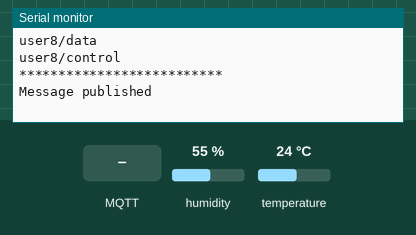
This sketch was run on a simulated ESP32. Parts: the last lines printed to the serial monitor. Inputs (shaded band) come from the test bench; at power-on: humidity 55 %, temperature 24 °C. WiFi joins after 1.5 s; servers stay silent unless stated; no MQTT or app messages arrive unless stated.

Above: at 8.7 s.
8.8 s: MQTT message "startMeasurements" arrives on the first subscribed topic
11.0 s: MQTT message "updateConfig" arrives on the first subscribed topic
13.0 s: MQTT message "startMeasurements" arrives on the second subscribed topic
At 14.0 s:
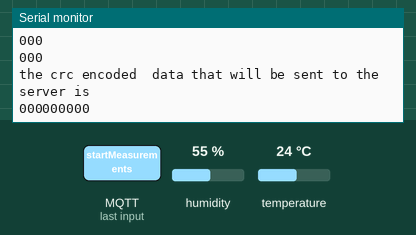
15.0 s: MQTT message "startMeasurements" arrives on the third subscribed topic
18.9 s: MQTT message "updateConfig" arrives on the third subscribed topic
At 22.9 s:
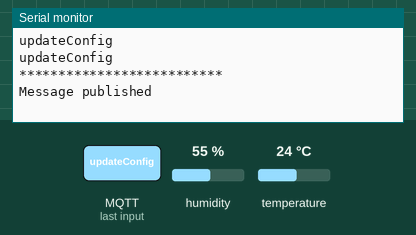

Measured:
- after the input at 13.0 s, the serial monitor: prints a new line after 0.56 s (image 1)
- after the input at 18.9 s, the serial monitor: prints a new line after 1.7 s (image 2)

The sketch:

icsdm418006.ino
```cpp
// Define libraries
//-----------------------------
#include <WiFi.h>
#include <DHTesp.h>  // Library to be used to read the DHT22 sensor
#include <PubSubClient.h>
#include <stdio.h>

typedef unsigned char uint8_t;
/* gloabal variable  */

int sendDaratoServer;
char sendDaratoMQTTServer[16];
int flag=0;

int TempLimit=0;
int humLimit=0;
int SamplingLimit=0;
/** define DHT */

#define DHTPIN 23     // Digital pin connected to the DHT sensor
#define DHTTYPE DHT22
DHTesp  dht;

// MQTT connection parameters
const char* MQTT_USER = "user8";
const char* MQTT_CLIENT = "user8";
const char* MQTT_TOPIC_ESP32 = "dataCrc";
const char* MQTT_TOPIC_SERVER = "data";
const char* MQTT_TOPIC_BOTH = "control";
const char* MQTT_ADDRESS = "esp-32.zapto.org";

// WiFi connection parameters

const char* WIFI_SSID     = "lefis";
const char* WIFI_PASSWORD = "LTicsd12189";


/*   TOPICS parameters  */

char TOPIC_ESP32[150], TOPIC_SERVER[150],TOPIC_BOTH[150];


/*   MQTTparameters  */

void callback(char*, byte*, unsigned int);
WiFiClient wifiClient;
PubSubClient client(MQTT_ADDRESS, 1883, callback, wifiClient);

/* callback function  after interrupt this function is enabled  */
void callback(char* topic, byte* payload, unsigned int length) {
  char p[length + 1];
  memcpy(p, payload, length);
  p[length] = NULL;
  String message(p);
  String topic_str(topic);

  // Print received messages and topics
  //------
  Serial.println("");
  Serial.println("Callback function");
  Serial.println("Topic: ");
  Serial.println(topic);

  Serial.println("Message: ");
  Serial.println(message);
  //------
  //------

  // Check received messages and topics
  //------

  if (topic_str == TOPIC_BOTH) {
    if (message == "startMeasurements")
    {
      Serial.println("start Measurements ");
           flag=1;//when flag is 1 the startMeasurements() function is starting
    }
    }
  if (topic_str == TOPIC_SERVER) {
   CrcCode(message.toInt());//if we receive 6 number from server we pass it to the CrcCode
   //sendDaratoServer=sendDaratoServer;// we receive the result of crc function at the global variable sendDaratoServer
   sprintf( sendDaratoMQTTServer, "%09d", sendDaratoServer );// we convert sendDaratoServer variable to char
  // itoa(sendDaratoServer, sendDaratoMQTTServer,10);
        delay(1000);
    if (client.connected()) { // if MQTT server connected
      client.publish(TOPIC_ESP32, sendDaratoMQTTServer);//we send the encoding number to the server
      Serial.println("");
      Serial.println("**************************");
      Serial.println("Message published");

    }
  }

  if (topic_str == TOPIC_BOTH) {
    if (message == "updateConfig")
    {
      Serial.println("updateConfig ");
       //ESP.restart();
       flag=0;//id flag is 0 then the startMeasurements() function is stoping
       init();//the the program starts from the beginning by the init() function
    }
    }
  //------
  //------

}
/** this function make the first connection  with the mqtt broker  and makes reconnection after a connection failure*/
void mqttReconnect() {
  // Loop until we're reconnected
  while (!client.connected()) {
    Serial.print("Attempting MQTT connection...");
    // Attempt to connect
    if (client.connect(MQTT_CLIENT, "samos", "karlovasi33#")) {
      Serial.println("MQTT connected");
      topicSubscribe();
    }

    else {
      Serial.print("failed, rc=");
      Serial.print(client.state());
      Serial.println(" try again in 5 seconds");
      // Wait 5 seconds before retrying
      delay(5000);
    }
  }
   delay(5000);
  /*  after troubleshooting of  connection failure we start or restart  the process*/
flag=0;
  init();
}
/*Subscribe to MQTT topics*/
 void topicSubscribe() {
  if(client.connected()) {

    Serial.println("Subscribe to MQTT topics: ");
    Serial.println(TOPIC_ESP32);
    Serial.println(TOPIC_SERVER);
    Serial.println(TOPIC_BOTH);
    client.subscribe(TOPIC_ESP32);
    client.subscribe(TOPIC_SERVER);
     client.subscribe(TOPIC_BOTH);
    client.loop();
  }
}
/*this function performs the process of   temperature measuring*/
void startMeasurements()
{

 TempAndHumidity newValues = dht.getTempAndHumidity();//get the temperature and humidity from DHT sensor
  Serial.print(F(" Temperature: "));
  Serial.print(newValues.temperature);//display temperature

  Serial.print(F("  Humidity: "));
  Serial.print(newValues.humidity);//display humidity
  Serial.println();
  Serial.print(F("  Temperature threshold: "));//display Temperature threshold
   Serial.print(TempLimit);
    Serial.print(F("  Humidity threshold: "));//display Humidity threshold
    Serial.print(humLimit);
      Serial.print(F("  Sampling time: "));//display Sampling threshold
        Serial.print(SamplingLimit);
          Serial.println();
        /* alarm display*/
  Serial.println(F(" ********************************************************* "));
        if(newValues.temperature>TempLimit){
             Serial.print(F("Temperature High" ));
          }
           Serial.println();
          if(newValues.humidity>humLimit){
             Serial.print(F("Humidity High"));

            }
                Serial.println();
   Serial.println(F(" ********************************************************* "));
  delay(SamplingLimit*1000);
      Serial.println();
 }
void setup() {
   // Connect to WiFi and establish serial connection

  Serial.begin(115200);
  delay(1000);//1 sec delay

  Serial.println();

  Serial.print("Connecting to ");
  Serial.println(WIFI_SSID);

  WiFi.begin(WIFI_SSID, WIFI_PASSWORD);

  Serial.print("Wait for WiFi...");
  while (WiFi.status() != WL_CONNECTED) {
    delay(500);
    Serial.print(".");
  }

  Serial.println("");
  Serial.println("WiFi Connected");
  Serial.println("IP address: ");
  Serial.println(WiFi.localIP());
  //------
  //------

  // Connect to MQTT broker and subscribe to topics
  //------
  client.setCallback(callback);

  // Define MQTT topic names
  sprintf(TOPIC_ESP32, "%s/%s", MQTT_USER, MQTT_TOPIC_ESP32);
  sprintf(TOPIC_SERVER, "%s/%s", MQTT_USER, MQTT_TOPIC_SERVER);
  sprintf(TOPIC_BOTH, "%s/%s", MQTT_USER, MQTT_TOPIC_BOTH);
//connection with mqtt server (broker)
  Serial.print("Wait for MQTT broker...");
 mqttReconnect();

  /* DHT22 */
  dht.setup(DHTPIN, DHTesp::DHT22);


}

void loop() {
 Serial.print(" ");
 delay(2000);
 if (flag==1){
 startMeasurements();
 }

 if (WiFi.status() != WL_CONNECTED) {
    Serial.print("Reconnecting to WiFi...\n");
    WiFi.begin(WIFI_SSID, WIFI_PASSWORD);
  }

  while (WiFi.status() != WL_CONNECTED) {
    Serial.print(".");
    delay(500);
  }
  //------
  //------

  // Reconnect to MQTT broker if not connected
  //------
  if (!client.connected()) {
    mqttReconnect();
  }
  //------
  //------


  client.loop();
}

void init(){
  //int innerflag=0;

    if (client.connected()) { // if MQTT server coinnected
      client.publish(TOPIC_BOTH, "sendConfig");
      Serial.println("");
      Serial.println("**************************");
      Serial.println("Message published");

    }
  }


  uint8_t Compute_CRC8(uint8_t data)
{

    uint8_t crc = 0;
  const uint8_t generator = 0x8;
  uint8_t b[2]={data, 0x00};
int i,j=0;
  for ( j = 0; j<2; j++)
  {
      for ( i = 7; i >= 0; i--)
      {
          /* check if MSB is set */
            if ((crc & 0x80) != 0)
            {   /* MSB set, shift it out of the register */
                crc = (uint8_t)(crc << 1);
                /* shift in next bit of input stream:
                 * If it's 1, set LSB of crc to 1.
                 * If it's 0, set LSB of crc to 0. */
                crc = ((uint8_t)(b[j] & (1 << i)) != 0) ? (uint8_t)(crc | 0x01) : (uint8_t)(crc & 0xFE);
                /* Perform the 'division' by XORing the crc register with the generator polynomial */
                crc = (uint8_t)(crc ^ generator);
            }
            else
            {   /* MSB not set, shift it out and shift in next bit of input stream. Same as above, just no division */
                crc = (uint8_t)(crc << 1);
                crc = ((uint8_t)(b[j] & (1 << i)) != 0) ? (uint8_t)(crc | 0x01) : (uint8_t)(crc & 0xFE);
            }


      }


  }

    return crc;
}

void CrcCode(int d)
{
uint8_t crc;
int insertdata =d;//her we take the numbert of the server
int num1[3]={0,0,0};
int num2[3]={0,0,0};
int i=0;
/* at the egining we have six consecutive numbers (πχ606060) after this while we will take three number which consisting of two digits

60
60
60

*/
while(insertdata!=0)
  {
      num1[i]=insertdata%100;
    insertdata=insertdata/100;

    i++;
  }
int j=0;
//here we dispaly the three new number number
for(i=2;i>=0;i--)
    {  printf("%d\n",num1[i]);}
printf("******************************************\n");
 TempLimit=num1[1];
 humLimit=num1[0];
 SamplingLimit=num1[2];

    for(i=2;i>=0;i--){
      num2[j++]=000+Compute_CRC8(num1[i]);//here we  perform the Compute_CRC8 function for the three new number
            }

     int x;
     Serial.println("  crc process\n");
  for(i=0;i<3;i++)
    {//here we display three encoded numbers that the Compute_CRC8 function return
       printf("%03d\n",num2[i]);

    }

 sendDaratoServer=((num2[2]+(num2[1]*1000)+(num2[0]*1000000)));// the three different numbers are appropriately joined
    /**  APOTELESMA */
printf("the crc encoded  data that will be sent to the server is \n");
printf("%09d \n",sendDaratoServer);

}
```
